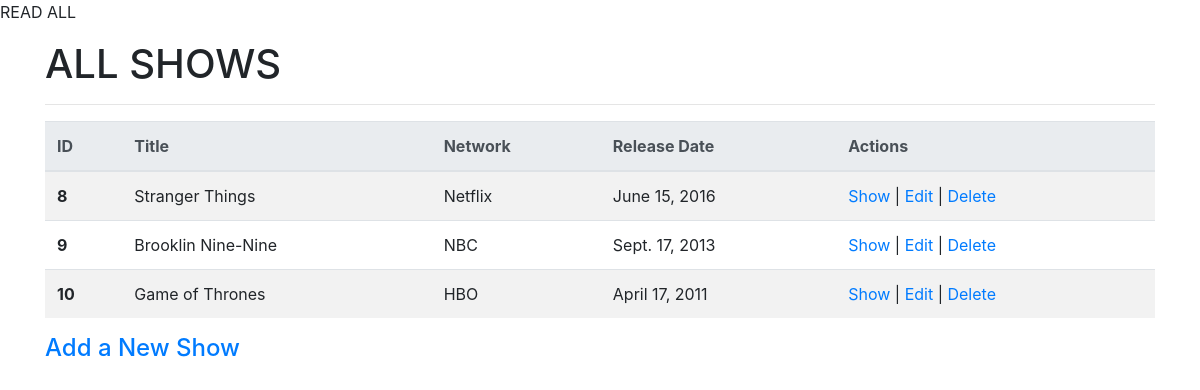
Before: / with the older database file.
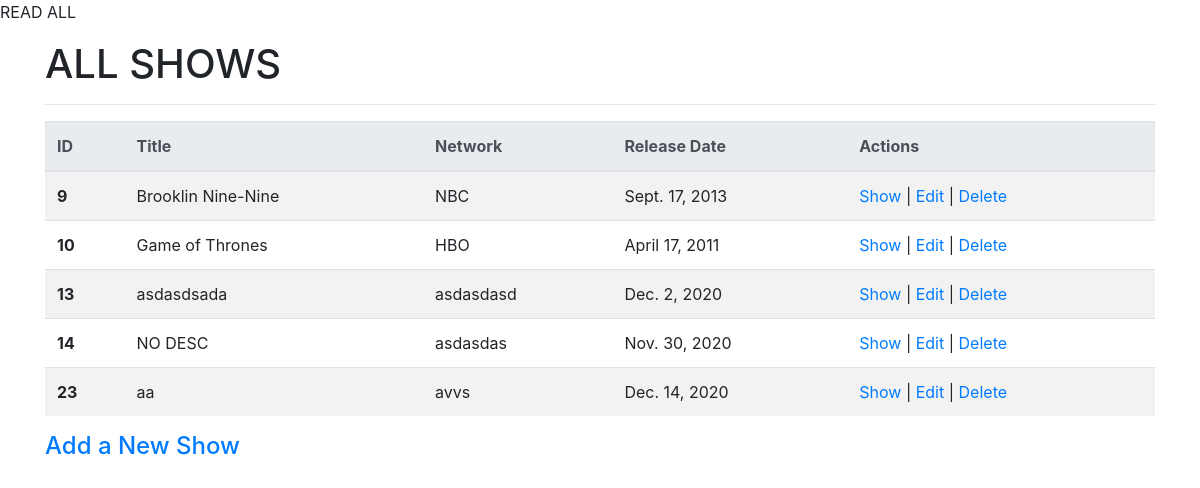
After: the same page with the newer database file.
### semi_restful_app/models.py (models this page shows)
class Show(models.Model):
  title = models.CharField(max_length=80)
  network = models.CharField(max_length=50)
  release_date = models.DateField()
  desc = models.TextField(null=True)
  created_at = models.DateTimeField(auto_now_add=True)
  updated_at = models.DateTimeField(auto_now=True)
  objects = ShowManager()

### semi_restful_app/views.py (the view)
# urls.py: path('', views.shows),
def shows(request):
  context = {
    'shows': Show.objects.all()
  }
  return render(request, 'shows.html', context)

### semi_restful_app/templates/shows.html (shortened to what this page needs)
<!DOCTYPE html>
<html lang="en">
  <head>
    <link
      rel="stylesheet"
      href="https://cdn.jsdelivr.net/npm/bootstrap@4.5.3/dist/css/bootstrap.min.css"
    />
  </head>
  <body>
    <div class="wrapper">
      <p>READ ALL</p>
      <div class="container">
        <h1>ALL SHOWS</h1>
        <hr />
        <table class="table table-striped">
          <thead class="thead-light">
            <tr>
              <th>ID</th>
              <th>Title</th>
              <th>Network</th>
              <th>Release Date</th>
              <th>Actions</th>
            </tr>
          </thead>
          <tbody>
            {% for show in shows %}
            <tr>
              <th scope="row">{{show.id}}</th>
              <td>{{show.title}}</td>
              <td>{{show.network}}</td>
              <td>{{show.release_date}}</td>
              <td>
                <a href="/show/{{show.id}}">Show</a> |
                <a href="/show/{{show.id}}/edit">Edit</a> |
                <a href="/shows/{{show.id}}/destroy">Delete</a>
              </td>
            </tr>
            {% endfor %}
          </tbody>
        </table>
        <h4>
          <a href="/shows/new">Add a New Show</a>
        </h4>
      </div>
    </div>
  </body>
</html>

Changed rows visible on the page:
removed Show: id "8", title "Stranger Things", network "Netflix", release_date "June 15, 2016"
added Show: id "13", title "asdasdsada", network "asdasdasd", release_date "Dec. 2, 2020"
added Show: id "14", title "NO DESC", network "asdasdas", release_date "Nov. 30, 2020"
added Show: id "23", title "aa", network "avvs", release_date "Dec. 14, 2020"
